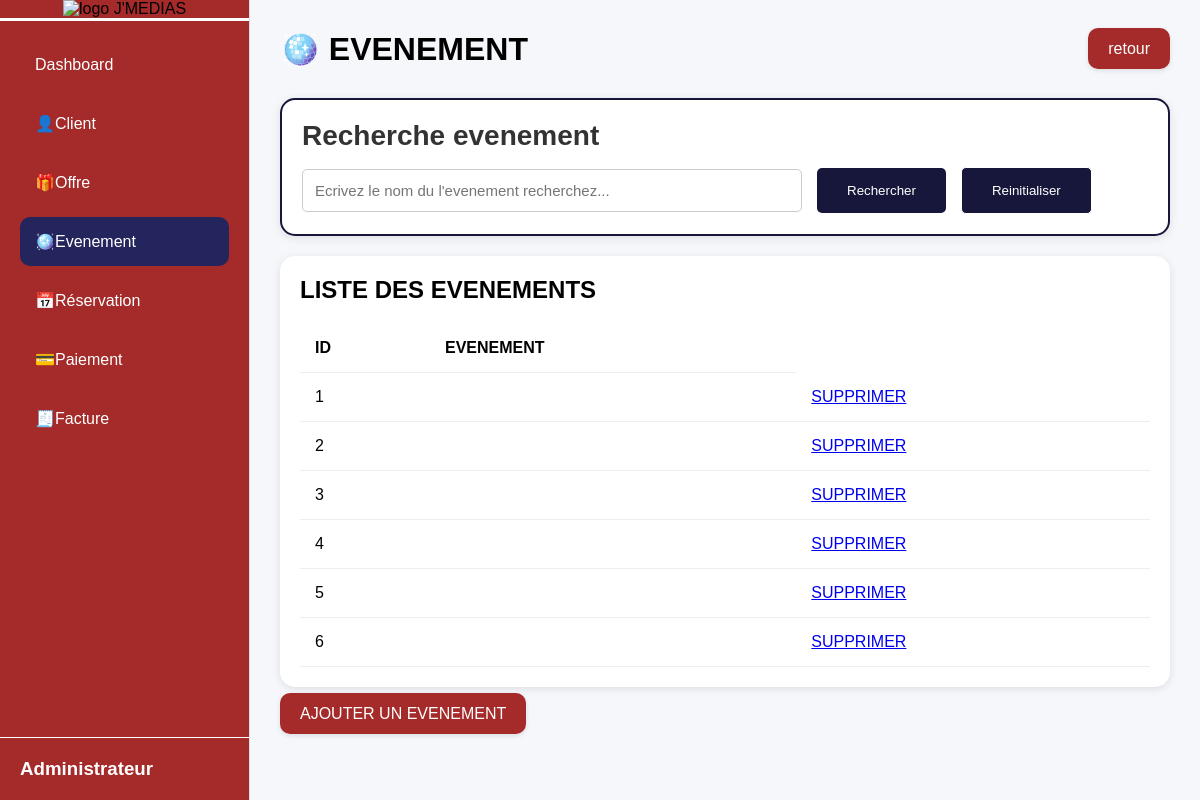
Page /evenement.php (signed in) on the committed database.
### tables this page shows
CREATE TABLE `evenement` (
  `id_evenement` int(11) NOT NULL,
  `libelle` enum('Mariage','Dote','Baptême','Anniversaire','Shooting','Eglise') DEFAULT NULL
);

### evenement.php (the view, shortened to what this page needs)
<?php
require '../config/database.php';
$evenement =$pdo->query("SELECT* FROM evenement")->fetchall();
?>
<!DOCTYPE html>
<html lang="en">
<head>
</head>
<link rel="stylesheet" href="../css/admin_evenement.css">
<body>
<div class="container">
     <aside class="sidebar">
     <div class="logo">
        <img src="../images/logo.png" alt="logo J'MEDIAS" >
     </div>
    <ul class="menu">
        <li >
            <a href="dashboard.php">Dashboard</a>
        </li>
        <li>
            <a href="client.php">👤Client</a>
        </li>
        <li>
            <a href="offre.php"> 🎁Offre</a>
        </li>
        <li class="active">
            <a href="#">🪩Evenement</a>
        </li>
         <li>
            <a href="reservation.php">📅Réservation</a>
        </li>
        <li>
            <a href="paiement.php">💳Paiement</a>
        </li>
        <li>
            <a href="facture.php">🧾Facture</a>
        </li>
    </ul>
    <div class="admin">
        <h3>
          <?= $_SESSION['droit']?>
        </h3>
    </div>
   </aside>
<main class="main-content">
    <header class="header">
        <h1>
            🪩 EVENEMENT
        </h1>
        <div class="date">
            <a href="dashboard.php">retour</a>
        </div>
    </header>
<section class="recherche-client">
   <div >
    <h3>
        Recherche evenement
    </h3>
    <form action="" method="get" class="search-form">
        <input type="text" name="libelle_evenement" placeholder="Ecrivez le nom du l'evenement recherchez...">
        <button type="sbmit"class="btn-rechercher">
            Rechercher
        </button>
        <button type="reset"class="btn-reset">
            Reinitialiser
        </button>
    </form>
   </div>
  </section>
    <div class="tables">
        <section class="table-box">
            <h2>
                LISTE DES EVENEMENTS
            </h2>
            <table>
         <tr>
            <th>
               ID
            </th>
             <th>
                EVENEMENT
            </th>
        </tr>
        <?php  foreach($evenement as $e): ?>
        <tr>
            <td>
                <?= $e['id_evenement']?>
            </td>
            <td>
            </td>
            <td>
                <a href="../gestionnaire/evenements/Esupprimer.php?id_evenement=<?= $e['id_evenement']?>" onclick="return confirm('Voulez-vous supprimer?')">SUPPRIMER</a>
            </td>
        </tr>
      <?php endforeach;?>
            </table>
        </section>
 </div>
 <br>
<div class="date">
            <a href="#">AJOUTER UN EVENEMENT</a>
        </div>
</main>
</body>
</html>

### admin_evenement.css (style rules this page uses)
* { margin: 0; padding: 0; box-sizing: border-box; font-family: Arial, Helvetica, sans-serif; }
body { background: #f5F7fb; }
.container { display: flex; min-height: 100vh; }
.sidebar { width: 250px; background: brown; border-right: 1px solid #ddd; display: flex; flex-direction: column; }
.logo { text-align: center; padding: 2Opx 10px; border-bottom: 3px solid white; }
.logo img { width: 120px; height: auto; max-width: 100%; }
.menu { list-style: none; padding: 20px; }
.menu li { padding: 15px; margin-bottom: 10px; border-radius: 10px; cursor: pointer; }
.menu li a { text-decoration: none; color: white; }
.menu li:hover, .menu .active { background: rgb(37, 37, 93); color: brown; }
.admin { margin-top: auto; padding: 20px; border-top: 1px solid #fff; color: #fff; }
.main-content { flex: 1; padding: 30px; }
.header { display: flex; justify-content: space-between; align-items: center; margin-bottom: 30px; }
.date a { background: brown; padding: 12px 20px; border-radius: 10px; box-shadow: 0 2px 5px rgba(0,0,0,0.1); text-decoration: none; color: white; }
.recherche-client { background: #fff; border: 2px solid rgb(23, 23, 59); border-radius: 15px; padding: 20px; margin: 20px 0; box-shadow: 0 2px 10px rgba(0,0,0,0.1); }
.recherche-client h3 { margin-bottom: 15px; color: #333; font-size: 28px; }
.search-form { display: flex; gap: 15px; align-items: center; flex-wrap: wrap; }
.search-form input { padding: 12px; border: 1px solid #ccc; border-radius: 5px; font-size: 15px; }
.search-form input { width: 500px; }
.btn-rechercher { background: rgb(23, 23, 59); color: #fff; border: none; padding: 15px 30px; border-radius: 5px; cursor: pointer; }
.btn-reset { background: rgb(23, 23, 59); color: #fff; border: 1px solid #fff; padding: 15px 30px; border-radius: 5px; cursor: pointer; }
.table-box { background: white; padding: 20px; border-radius: 15px; box-shadow: 0 2px 8px rgba(0,0,0,0.1); }
.table-box h2 { margin-bottom: 20px; }
table { width: 100%; border-collapse: collapse; }
table th, table td { padding: 15px; border-bottom: 1px solid #eee; text-align: left; }

### rows in the picture
evenement: id_evenement "1"
evenement: id_evenement "2"
evenement: id_evenement "3"
evenement: id_evenement "4"
evenement: id_evenement "5"
evenement: id_evenement "6"

### other values in the picture
$_SESSION['droit'] "Administrateur"
